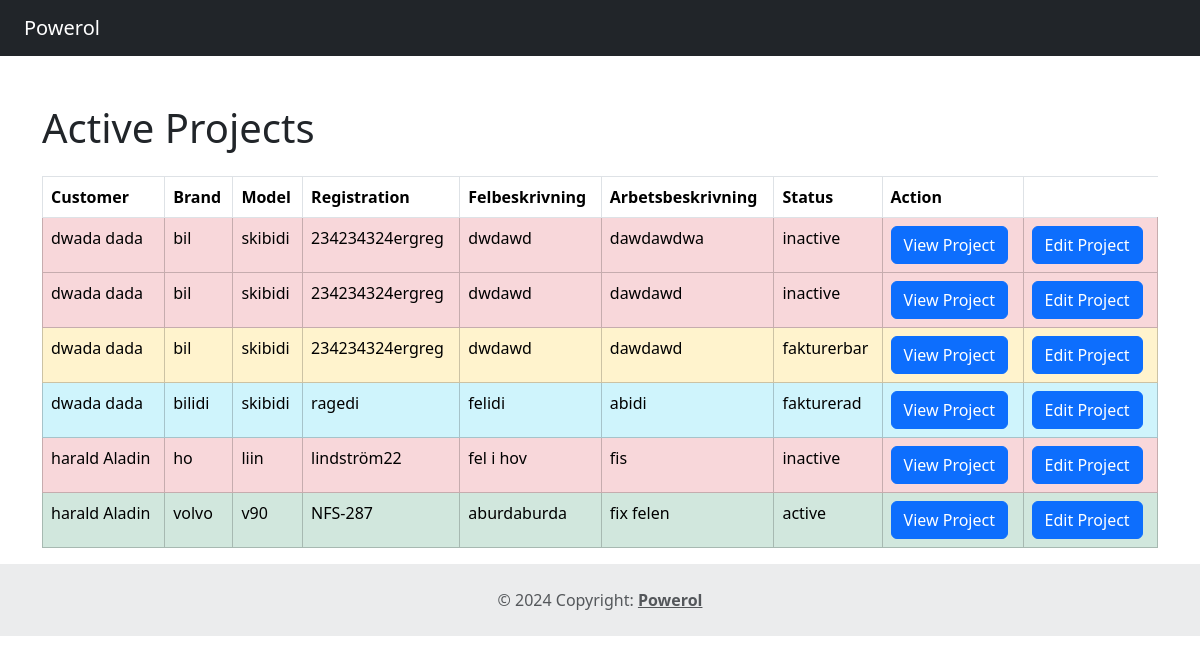
The app's page /all_projects.php, older data.
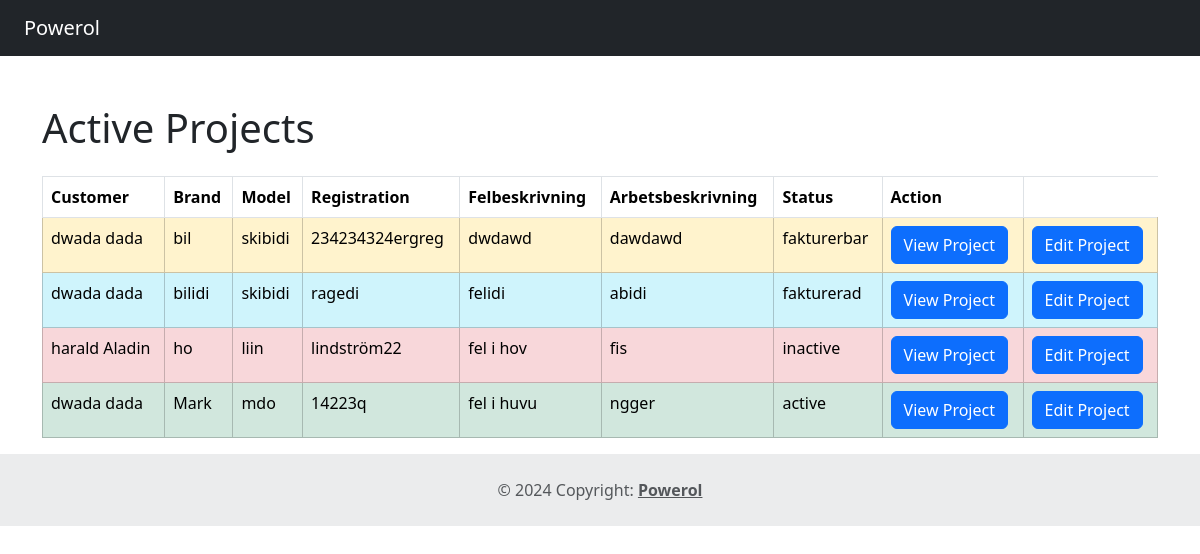
The same page, newer data.
### tables this page shows
CREATE TABLE `table_projekt` (
  `id_projekt` int(11) NOT NULL,
  `pt_felbeskrivning` varchar(520) NOT NULL,
  `pt_arbetsbeskrivning` varchar(520) NOT NULL,
  `pt_status_fk` int(11) NOT NULL,
  `customer_fk` int(11) NOT NULL,
  `created_by_user_fk` int(11) NOT NULL,
  `car_brand` varchar(255) NOT NULL,
  `car_model` varchar(255) NOT NULL,
  `car_reg` varchar(255) NOT NULL,
  `fk_produkter` int(11) DEFAULT NULL
);

CREATE TABLE `table_status` (
  `id_status` int(11) NOT NULL,
  `status_name` varchar(50) NOT NULL
);

### all_projects.php (the view, shortened to what this page needs)
<?php
include_once 'includes/header.php';
include_once 'includes/config.php';
echo "<div class='container mt-5'>";
echo "<h1 class='mb-4'>Active Projects</h1>";
try {
    $stmt = $pdo->query("
        SELECT
            p.id_projekt,
            CONCAT(c.cust_fname, ' ', c.cust_lname) AS customer_name,
            p.pt_felbeskrivning,
            p.pt_arbetsbeskrivning,
            p.car_brand,
            p.car_model,
            p.car_reg,
            s.status_name, -- Fetching the status name from table_status
            p.pt_status_fk
        FROM table_projekt p
        JOIN table_customer c ON p.customer_fk = c.id_cust
        JOIN table_status s ON p.pt_status_fk = s.id_status
    ");
    if ($stmt->rowCount() > 0) {
        echo "<table class='table table-bordered table-hover'>
                <thead class='thead-dark'>
                    <tr>
                        <th>Customer</th>
                        <th>Brand</th>
                        <th>Model</th>
                        <th>Registration</th>
                        <th>Felbeskrivning</th>
                        <th>Arbetsbeskrivning</th>
                        <th>Status</th>
                        <th>Action</th>
                    </tr>
                </thead>
                <tbody>";
        foreach ($stmt as $row) {
            $color_class = '';
            switch ($row['pt_status_fk']) {
                case 1:
                    $color_class = 'table-success';
                    break;
                case 2:
                    $color_class = 'table-danger';
                    break;
                case 3:
                    $color_class = 'table-warning';
                    break;
                case 4:
                    $color_class = 'table-info';
                    break;
            }
            $felbeskrivning = strlen($row['pt_felbeskrivning']) > 100
                ? substr($row['pt_felbeskrivning'], 0, 100) . '...'
                : $row['pt_felbeskrivning'];
            $arbetsbeskrivning = strlen($row['pt_arbetsbeskrivning']) > 100
                ? substr($row['pt_arbetsbeskrivning'], 0, 100) . '...'
                : $row['pt_arbetsbeskrivning'];
            echo "<tr class='$color_class'>
                    <td>" . $row['customer_name'] . "</td>
                    <td>" . $row['car_brand'] . "</td>
                    <td>" . $row['car_model'] . "</td>
                    <td>" . $row['car_reg'] . "</td>
                    <td>" . $felbeskrivning . "</td>
                    <td>" . $arbetsbeskrivning . "</td>
                    <td>" . $row['status_name'] . "</td>
                    <td>
                        <a href='single-project.php?id=" . $row['id_projekt'] . "' class='btn btn-primary'>View Project</a>
                    </td>
                    <td>
                        <a href='edit-single-project.php?id=" . $row['id_projekt'] . "' class='btn btn-primary'>Edit Project</a>
                    </td>
                  </tr>";
        }
        echo "</tbody></table>";
    } else {
        echo "<div class='alert alert-info' role='alert'>No active projects found.</div>";
    }
} catch (PDOException $e) {
    echo "<div class='alert alert-danger' role='alert'>Error: " . $e->getMessage() . "</div>";
}
echo "</div>";
include_once 'includes/footer.php';
?>

### includes/header.php (shortened to what this page needs)
<!DOCTYPE html>
<html>
<head>
<link href="https://cdn.jsdelivr.net/npm/bootstrap@5.3.3/dist/css/bootstrap.min.css" rel="stylesheet">
<link rel="stylesheet" href="assets/css/style.css">
</head>
<body>
<header class="container-fluid bg-dark">
	<nav class="navbar navbar-expand-lg navbar-dark bg-dark">
  <div class="container-fluid">
    <a class="navbar-brand" href="#">Powerol</a>
  </div>
</nav>
</header>

### includes/footer.php
<footer class="text-center text-lg-start bg-body-tertiary text-muted">
  <div class="text-center p-4" style="background-color: rgba(0, 0, 0, 0.05);">
    © 2024 Copyright:
    <a class="text-reset fw-bold" href="https://axxell.fi">Powerol</a>
  </div>
</footer>
</body>
</html>

Row changes from the older to the newer data that the page shows:
removed table_projekt: customer_name "dwada dada", car_brand "bil", car_model "skibidi", car_reg "234234324ergreg", pt_felbeskrivning "dwdawd", pt_arbetsbeskrivning "dawdawdwa", pt_status_fk.status_name "inactive"
removed table_projekt: customer_name "dwada dada", car_brand "bil", car_model "skibidi", car_reg "234234324ergreg", pt_felbeskrivning "dwdawd", pt_arbetsbeskrivning "dawdawd", pt_status_fk.status_name "inactive"
removed table_projekt: customer_name "harald Aladin", car_brand "volvo", car_model "v90", car_reg "NFS-287", pt_felbeskrivning "aburdaburda", pt_arbetsbeskrivning "fix felen", pt_status_fk.status_name "active"
added table_projekt: customer_name "dwada dada", car_brand "Mark", car_model "mdo", car_reg "14223q", pt_felbeskrivning "fel i huvu", pt_arbetsbeskrivning "ngger", pt_status_fk.status_name "active"
